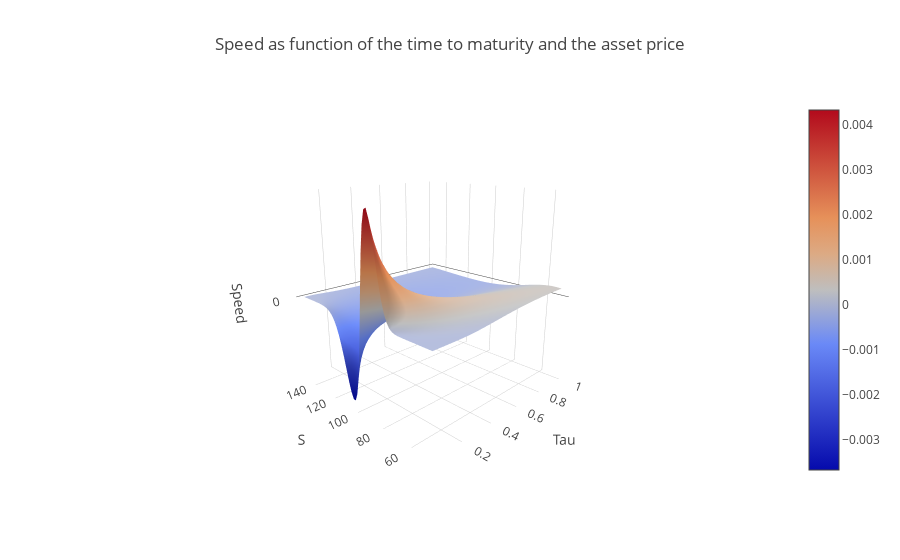

Write notebook code for a chart like this one.
### Code cell
# Speed surface
Speed = np.zeros([steps, steps])

for i, S in enumerate(S_grid):
    for j, Tau in enumerate(Tau_grid):
        Speed[i][j] = calculate_speed(S, K, r, d, Tau, sig) 
        
        
layout = go.Layout(title='Speed as function of the time to maturity and the asset price', 
                   scene = dict(xaxis_title = 'Tau', yaxis_title = 'S', zaxis_title = 'Speed', 
                                camera_eye = dict(x=-1.6, y=-1.6, z=0.7)))

fig = go.Figure(data=[go.Surface(z=Speed, x=Tau_grid, y=S_grid)],
                layout=layout)

iplot(fig)

# plot(fig, filename='Gamma.html')

### Figure 1 — Plotly figure (JSON) as saved in the notebook; plotly's stock layout.template omitted (floating-point values rounded to 4 significant figures; data arrays with more than 128 entries replaced by an {"elided": "..."} marker saying what was removed)
{"data": [{"type": "surface", "uid": "86743926-e359-4ae9-aa39-2f7c924e24d7", "x": [0.05, 0.0661, 0.0822, 0.09831, 0.1144, 0.1305, 0.1466, 0.1627, 0.1788, 0.1949, 0.211, 0.2271, 0.2432, 0.2593, 0.2754, 0.2915, 0.3076, 0.3237, 0.3398, 0.3559, 0.372, 0.3881, 0.4042, 0.4203, 0.4364, 0.4525, 0.4686, 0.4847, 0.5008, 0.5169, 0.5331, 0.5492, 0.5653, 0.5814, 0.5975, 0.6136, 0.6297, 0.6458, 0.6619, 0.678, 0.6941, 0.7102, 0.7263, 0.7424, 0.7585, 0.7746, 0.7907, 0.8068, 0.8229, 0.839, 0.8551, 0.8712, 0.8873, 0.9034, 0.9195, 0.9356, 0.9517, 0.9678, 0.9839, 1.0], "y": [50, 51.69, 53.39, 55.08, 56.78, 58.47, 60.17, 61.86, 63.56, 65.25, 66.95, 68.64, 70.34, 72.03, 73.73, 75.42, 77.12, 78.81, 80.51, 82.2, 83.9, 85.59, 87.29, 88.98, 90.68, 92.37, 94.07, 95.76, 97.46, 99.15, 100.8, 102.5, 104.2, 105.9, 107.6, 109.3, 111.0, 112.7, 114.4, 116.1, 117.8, 119.5, 121.2, 122.9, 124.6, 126.3, 128.0, 129.7, 131.4, 133.1, 134.7, 136.4, 138.1, 139.8, 141.5, 143.2, 144.9, 146.6, 148.3, 150.0], "z": {"elided": "60x60 float values"}}], "layout": {"scene": {"camera": {"eye": {"x": -1.6, "y": -1.6, "z": 0.7}}, "xaxis": {"title": {"text": "Tau"}}, "yaxis": {"title": {"text": "S"}}, "zaxis": {"title": {"text": "Speed"}}}, "title": {"text": "Speed as function of the time to maturity and the asset price"}}}
